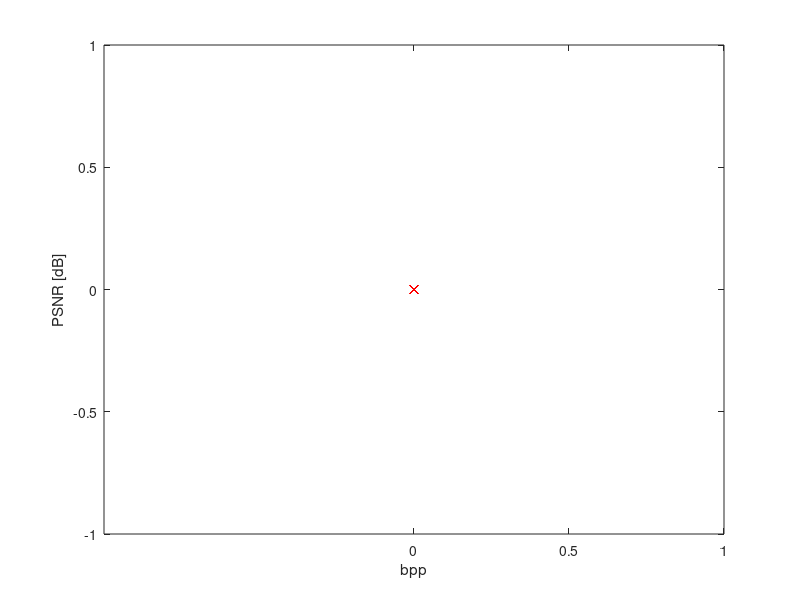

Recreate this plot in MATLAB.
clear
clc
close

% qScale = 0.07;
% scales = [0.2];
scales = [0.07, 0.2, 0.4, 0.8, 1.0, 1.5, 2, 3, 4, 4.5]; %    % Problem: 0.2 and i == 9
EoB = 4000;

directory = fullfile('../../sequences', 'foreman20_40_RGB');
path(path, directory)
frames = dir(fullfile(directory,'*.bmp'));

psnr = zeros(length(frames), 1);
rate = zeros(length(frames), 1);

final_rate = zeros(size(scales, 2), 1);
final_psnr = zeros(size(scales, 2), 1);

still_im_rate = zeros(size(scales, 2), 1);
still_im_psnr = zeros(size(scales, 2), 1);

for s = 1:numel(scales)
    qScale = scales(s);
    for i = 1:length(frames)
        im = double(imread(fullfile(directory, frames(i).name)));
        im1 = ictRGB2YCbCr(im);
        if i == 1     % Encode and decode the 1st frame

            [PSNR, BPP, ref_rgb_im, ~, ~, ~, k_small_min] = dctScript(im, qScale, EoB);
            psnr(i) = PSNR;
            rate(i) = BPP;
            still_im_rate(s) = BPP;
            still_im_psnr(s) = PSNR;
            ref_im = ictRGB2YCbCr(ref_rgb_im);            
            continue;
        end
        mv_indices = SSD(ref_im(:,:,1), im1(:,:,1));
        rec_im = SSD_rec(ref_im, mv_indices);
        err_im = im1-rec_im;
%         if and(isequal(qScale, 0.2), or(isequal(i, 9),isequal(i, 20)))
            zeroRun= IntraEncode(err_im, qScale, EoB, 1, true);
%         else
%             zeroRun= IntraEncode(err_im, qScale, EoB, 0, true);
%         end
        
        if isequal(i, 2)
            pmfMV = stats_marg(mv_indices, min(mv_indices(:)):max(mv_indices(:)));
            [BinaryTreeMV, ~, BinCodeMV, CodelengthsMV] = buildHuffman(pmfMV);
        end

        pmfZR = stats_marg(zeroRun, min(zeroRun(:)):max(zeroRun(:)));
        [BinaryTreeZR, ~, BinCodeZR, CodelengthsZR] = buildHuffman(pmfZR);

        off_setZR = -min(zeroRun(:))+1;
        off_setMV = -min(mv_indices(:))+1;

        bytestream1 = enc_huffman_new(zeroRun+off_setZR, BinCodeZR, CodelengthsZR);
        bytestream2 = enc_huffman_new(mv_indices+off_setMV, BinCodeMV, CodelengthsMV);

        dec_bytestream1 = double(reshape(dec_huffman_new(bytestream1, BinaryTreeZR, max(size(zeroRun(:)))), size(zeroRun)))-off_setZR;
        dec_bytestream2 = double(reshape(dec_huffman_new(bytestream2, BinaryTreeMV, max(size(mv_indices(:)))), size(mv_indices)))-off_setMV;

        bpp1 = (numel(bytestream1)*8) / (numel(im)/3);
        bpp2 = (numel(bytestream2)*8) / (numel(im)/3);

%         if and(isequal(qScale, 0.2), isequal(i, 9))
            dec_err_im = IntraDecode(zeroRun, size(err_im), qScale, EoB, 1, true);
%         else
%             dec_err_im = IntraDecode(zeroRun, size(err_im), qScale, EoB, 0, true);
%         end
        
        ref_im = dec_err_im + rec_im;
        img_rec = ictYCbCr2RGB(ref_im);
        
        rate(i) = bpp1 + bpp2;
        psnr(i) = calcPSNR(im, img_rec);
    end

    final_rate(s) = mean(rate);
    final_psnr(s) = mean(psnr);
    fprintf('Final Results: \n');
    fprintf('QP: %.1f bit-rate: %.3f bits/pixel PSNR: %.2fdB\n', qScale, final_rate(s), final_psnr(s))
    
end


plot(final_rate, final_psnr, 'bx-')
xlabel("bpp");
ylabel('PSNR [dB]');

hold on;
plot(still_im_rate, still_im_psnr, 'rx-')
set(gca,'XTick', 0:0.5:6);
